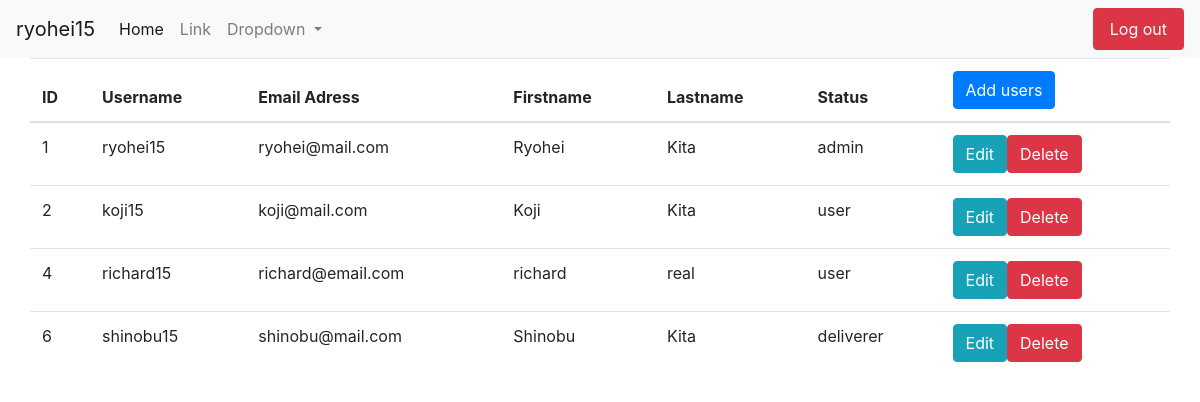
Before: /admin/user.php (signed in) with the older database file.
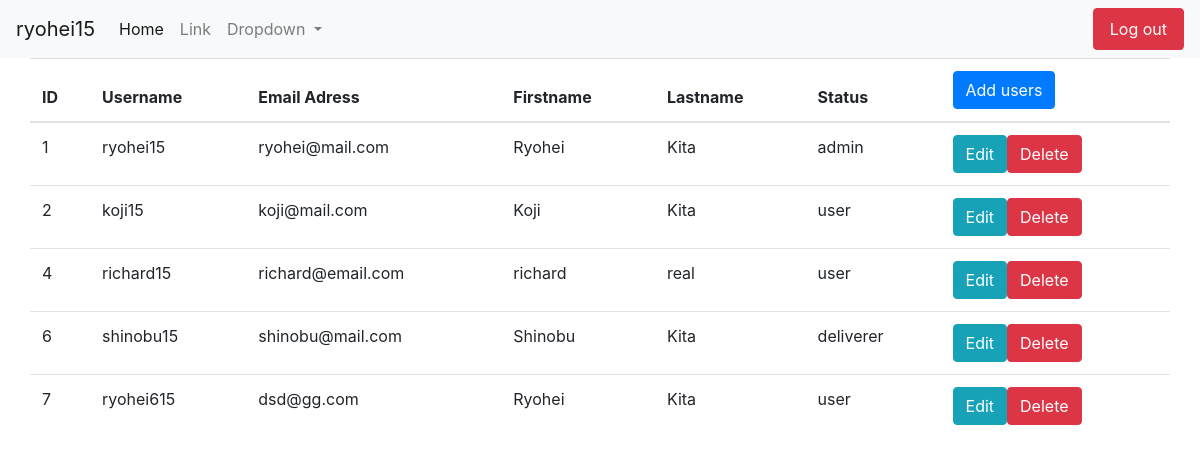
After: the same page with the newer database file.
### tables this page shows
CREATE TABLE `users` (
  `user_id` int(50) NOT NULL,
  `username` text NOT NULL,
  `email` text NOT NULL,
  `firstname` text NOT NULL,
  `lastname` text NOT NULL,
  `password` text NOT NULL,
  `status` text NOT NULL
);

### classes/Database.php (called while the page is built, shortened)
<?php
class Database{
    private $servername = "localhost";
    private $username = "root";
    private $password = "";
    private $database = "ec";
    public function __construct()
    {
        $this->conn = new mysqli($this->servername, $this->username, $this->password, $this->database);
        return $this->conn;
    }
}

### classes/User.php (called while the page is built, shortened)
<?php
require_once "Database.php";
class User extends Database
{
    public function getUser()
    {
        $sql = "SELECT * FROM users";
        $result = $this->conn->query($sql) or die("Conection error: " . $this->conn->connect_error);
        $rows = array();
        while ($row = $result->fetch_assoc()) {
            $rows[] = $row;
        }
        return $rows;
    }
}

### admin/user.php (the view, shortened to what this page needs)
<?php
    require_once "../classes/User.php";
    $user = new User;
    $result = $user->getUser();
?>
<!DOCTYPE html>
<html>
<head>
    <link rel="stylesheet" href="https://stackpath.bootstrapcdn.com/bootstrap/4.1.3/css/bootstrap.min.css"
>
</head>
<body>
    <?php require_once "navbar.php";?>
    <div class="container">
        <div class="row">
            <table class="table table-hover">
                <thead>
                    <tr>
                        <th>ID</th>
                        <th>Username</th>
                        <th>Email Adress</th>
                        <th>Firstname</th>
                        <th>Lastname</th>
                        <th>Status</th>
                        <th>
                            <button type="button" class="btn btn-primary btn-md" data-toggle="modal" data-target="#exampleModal">
                                Add users
                            </button>
                        </th>
                    </tr>
                </thead>
                <tbody>
                    <?php
                    foreach($result as $key => $row){
                        $id = $row['user_id'];
                        $username = $row['username'];
                        $email = $row['email'];
                        $firstname = $row['firstname'];
                        $lastname = $row['lastname'];
                        $status = $row['status'];
                        echo "<tr>";
                        echo "<td>" . $id . "</td>";
                        echo "<td>" . $username . "</td>";
                        echo "<td>" . $email . "</td>";
                        echo "<td>" . $firstname . "</td>";
                        echo "<td>" . $lastname . "</td>";
                        echo "<td>" . $status . "</td>";
                        echo "<td>";
                        echo "<a href='edit.php?id=$id' class='btn btn-info'>Edit</a>";
                        echo "<a href='../userAction.php?action=delete&id=$id' class='btn btn-danger'>Delete</a>";
                        echo "</td>";
                        echo "</tr>";
                    }
                ?>
                </tbody>
            </table>
        </div>
    </div>
</body>
</html>

Changed rows visible on the page:
added users: user_id "7", username "ryohei615", email "dsd@gg.com", firstname "Ryohei", lastname "Kita", status "user"
